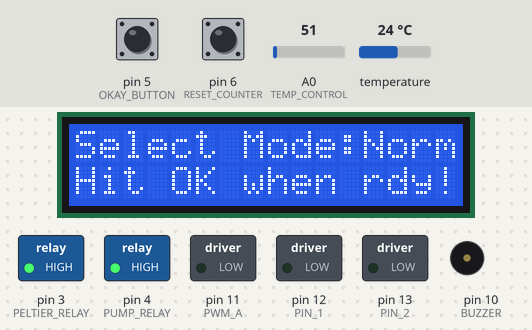
This sketch was run on a simulated Arduino Uno, built with avr-gcc and run on an emulated ATmega328P. On the bench: 16×2 character LCD, switched loads named in the sketch (green lamp = pin HIGH), buzzer (waves = sounding). The inputs (shaded band) are chosen by the test bench; at power-on: pin 5 (OKAY_BUTTON) HIGH, A0 (TEMP_CONTROL) = 51, temperature 24 °C, pin 6 (RESET_COUNTER) LOW. What the sketch prints to the serial monitor is not drawn.

Above: at 3.9 s.
4.0 s: pin 5 (OKAY_BUTTON) pulled LOW for 0.15 s
At 5.0 s:
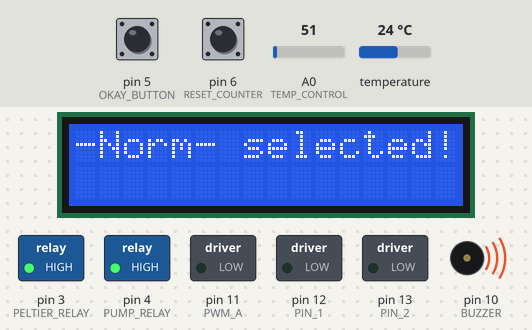
7.1 s: A0 (TEMP_CONTROL) set to 71
At 8.4 s:
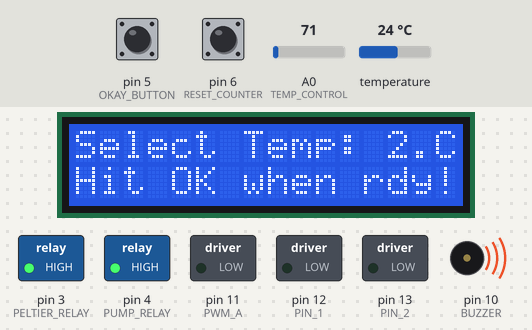
8.7 s: pin 5 (OKAY_BUTTON) pulled LOW for 1 s
At 9.6 s:
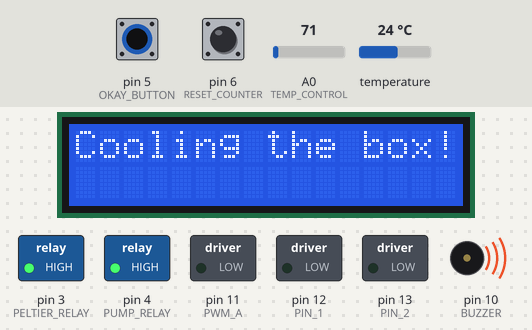
12.7 s: temperature set to 17.6 °C
At 13.8 s:
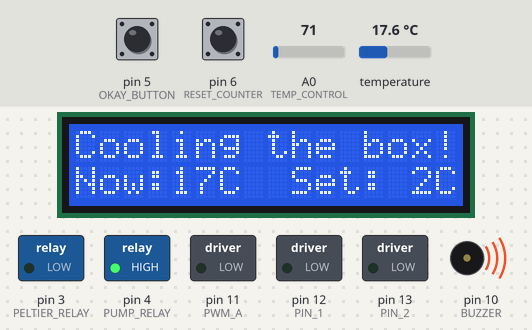
14.6 s: temperature set to 16.5 °C
At 16.5 s:
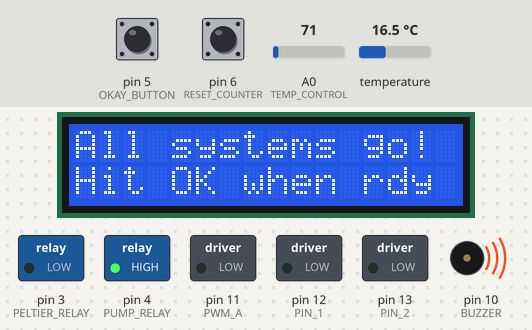
17.4 s: pin 5 (OKAY_BUTTON) pulled LOW for 0.15 s
At 18.3 s:
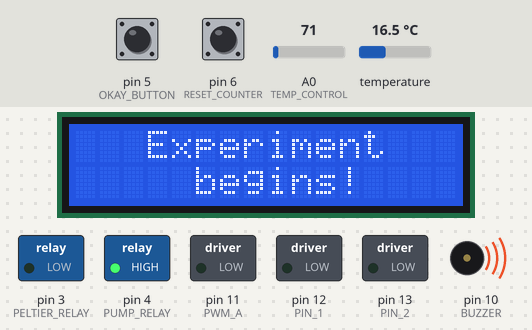
Timing chart, 0 to 20.4 s (numbered marks = the images above; inputs shaded):
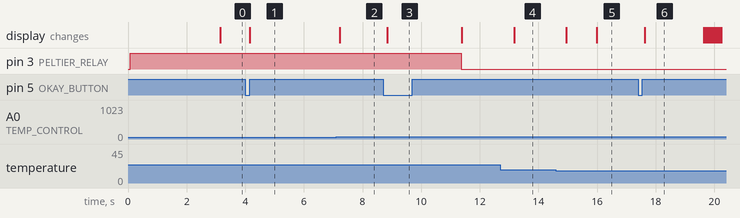

The sketch:

david_FYP_demo.ino
```cpp
/* Arduino DS18B20 temp sensor tutorial
   More info: http://www.ardumotive.com/how-to-use-the-ds18b20-temperature-sensor-en.html
   Date: 19/6/2015 // www.ardumotive.com */


//Include libraries
#include <OneWire.h>
#include <DallasTemperature.h>
#include <LiquidCrystal_I2C.h>


// for LCD display
LiquidCrystal_I2C lcd(0x27, 16, 2); // I2C address 0x27, 16 column and 2 rows

// wiring on arduino
#define ONE_WIRE_BUS 2
#define PELTIER_RELAY 3
#define PUMP_RELAY 4
#define OKAY_BUTTON 5
#define RESET_COUNTER 6
#define TEMP_CONTROL A0
#define PIN_1 12
#define PIN_2 13
#define PWM_A 11
#define IR 7
#define BUZZER 10


float mode_read;
String MODE = "Norm" ; // "Norm": normal mode, sample once over hour.  "3in3": sample 3 times every 3 hours

float temperature_set;
float range = 0.3 ;
float temp_now ;
long sampling_interval ; //3600000; MODIFIED IN select_mode() function

int   PELTIER_STATE = HIGH;
int   SAMPLE_COUNT = 0 ;
volatile int   front = HIGH;
volatile int   back = LOW;


long start ;
long timeleft ;


int button_state = 1;         // current state of the button
int last_button_state = 1;
int OK = 0;
int reset_counter = 0;


// Variables will change:
int TUBE_COUNT = 0;   // counter for the number of button presses
// for IR sensor, "black" is logic 1, white is logic 0
int IR_state = 1;         // current state of the button
int last_IR_state = 1;     // previous state of the button
int last_flakey_state = 1;
unsigned long lastDebounceTime = 0;  // the last time the output pin was toggled
const int DEBOUNCE_DELAY = 10;

//duration to turn on the pump for
int   WASTE = 6000;
int   COLLECT = 3000;
int   MOTOR_SPEED = 125;

// Setup a oneWire instance to communicate with any OneWire devices (not just Maxim/Dallas temperature ICs)
OneWire oneWire(ONE_WIRE_BUS);
// Pass our oneWire reference to Dallas Temperature.
DallasTemperature sensors(&oneWire);

void setup(void)
{
  Serial.println("hi!");
  lcd.init(); // initialize the lcd
  lcd.backlight();

  //setup pins and variables
  Serial.begin(9600); //Begin serial communication
  Serial.println("hi!");
  sensors.begin();
  pinMode(PELTIER_RELAY, OUTPUT) ;
  pinMode(PUMP_RELAY, OUTPUT) ;
  pinMode(TEMP_CONTROL , INPUT );
  pinMode(PIN_1, OUTPUT);
  pinMode(PIN_2, OUTPUT);
  pinMode(PWM_A,OUTPUT);
  pinMode(IR, INPUT);
  pinMode(BUZZER, OUTPUT);

  //ensure everything is turned off before we begin
  digitalWrite(PELTIER_RELAY , PELTIER_STATE);
  digitalWrite( PUMP_RELAY , HIGH);
  analogWrite( BUZZER, 0);

  lcd.setCursor(0,0);
  lcd.print("David's FYP Proj ");
  lcd.setCursor(2,1);
  lcd.print("DEMO TEST");
  delay(3000);

  //choose between Norm and 3in3 using the knob  (turn left for Norm, Right for 3 in 3 ) and hit "ok" to enter the input
  select_mode();

  // User will choose temperature, the system will cool down to selected
  setup_temp() ;
  Serial.println("Set up finish!");

  // wait for user to press "ok" to kick start the whole automation process
  wait_input();
  Serial.println("Set up finish!");
  //start the counting!
  start = millis();
  lcd.clear();
  lcd.setCursor(3,0);
  lcd.print("Experiment");
  lcd.setCursor(5,1);
  lcd.print("begins!");
  delay(2000);
  for (int scroller = 0 ; scroller<17 ; scroller ++){
    lcd.scrollDisplayLeft();
    delay(50);}
  lcd.clear();

  // All set up complete , proceeed to main process loop after this.


}


void loop(void)
{

  // Loop Process 1: check the temperature and decide whether to activate peltier chip or not
  regulate_temp();

  //
  timeleft = sampling_interval - millis() + start;

  lcd.setCursor(0,1);
  lcd.print("Next:");
  lcd.setCursor(5,1);
  if (timeleft/60000<10){lcd.print(String(" ")+String(int(timeleft/60000))+ String("M"));}
  else{lcd.print(String(int(timeleft/60000) ) + String("M"));}
  lcd.setCursor(10,1);
  lcd.print("Cnt:");
  lcd.setCursor(14,1);
  if (SAMPLE_COUNT<10){lcd.print(String(" ")+String(int(SAMPLE_COUNT)));}
  else{lcd.print(String(int(SAMPLE_COUNT)));}


  lcd.setCursor(0,0);
  lcd.print("Now:");
  lcd.setCursor(4,0);
  if (temp_now<10){lcd.print(String(" ")+String(int(temp_now))+ String("C"));}
  else{lcd.print(String(int(temp_now))+ String("C"));}
  lcd.setCursor(9,0);
  lcd.print("Set:");
  lcd.setCursor(13,0);
  if (temperature_set<10){lcd.print(String(" ")+String(int(temperature_set))+ String("C"));}
  else{lcd.print(String(int(temperature_set)) + String("C"));}
  delay(1000);

  if (digitalRead(RESET_COUNTER)==LOW ){
    reset_counter++;
    if (reset_counter>2){
      SAMPLE_COUNT=0;
      reset_counter =0;
      lcd.clear();
      lcd.setCursor(0,0);
      lcd.print("Counter Reset!");
      buzz(1000);

      delay(3000);
      lcd.clear();
      Serial.println("counter reset!");}
    }

  else{
    reset_counter =0;
    }

  if ((timeleft<1)&& (SAMPLE_COUNT <10) ){
    if ((MODE == "Norm" || (MODE=="3in3" && SAMPLE_COUNT<9))){
      Serial.println("FETCH");// call function
      lcd.clear();
      lcd.setCursor(0,0);
      lcd.print("Performing");
      lcd.setCursor(7,1);
      lcd.print("Sampling!");
      SAMPLE_COUNT= SAMPLE_COUNT + 1;
      start= millis();
      fetch();
      lcd.clear();
    }
  }
  //update lcd
  // check if should be counting??? with a switch + pull up / down resistor  : https://circuitdigest.com/tutorial/pull-up-and-pull-down-resistor
  //if it is off then i


  // check if 1 hour is up and sample count below 10
    // if it is then
        // update LCD to  "sampling..."
        // perform sampling

}


void select_mode()
{
  OK = false;
  lcd.clear();
  while (OK == false ){
    mode_read = round( analogRead(TEMP_CONTROL)* (5.0 / 1023.0));
    lcd.setCursor(0, 0);         // move cursor to   (0, 0)

    if (mode_read <2.5){
      MODE = "Norm";
      sampling_interval = 20000; //3600000;
}
    else{
      MODE = "3in3";
      sampling_interval = 3*33000; //3600000;
      }
    lcd.print(String("Select Mode:"+ MODE));
    lcd.setCursor(0, 1);         // move cursor to   (2, 1)
    lcd.print("Hit OK when rdy!"); // print message at (2, 1)

    button_state = digitalRead(OKAY_BUTTON);
    // compare the buttonState to its previous state

    if ( (button_state != last_button_state)&& (button_state == LOW)) {
      OK = true;
      buzz(100);
    }
    last_button_state = button_state;
  }

  lcd.clear();
  lcd.setCursor(0, 0);
  lcd.print(String("-") + MODE + String("- selected!") );
  lcd.print(String("Choose temp next") );
  delay(3000);
  lcd.clear();

}

void setup_temp()
{
  OK = false;
  lcd.clear();
  while (OK == false ){
    temperature_set = round( 5* analogRead(TEMP_CONTROL)* (5.0 / 1023.0));
    lcd.setCursor(0, 0);         // move cursor to   (0, 0)

    if (temperature_set <10){    lcd.print(String("Select Temp: ") + String(int(temperature_set)) + String(".C"));   }
    else{    lcd.print(String("Select Temp:") + String(int(temperature_set)) + String(".C"));   }     // print message at (0, 0)}// print message at (0, 0)}

    lcd.setCursor(0, 1);         // move cursor to   (2, 1)
    lcd.print("Hit OK when rdy!"); // print message at (2, 1)

    button_state = digitalRead(OKAY_BUTTON);
    // compare the buttonState to its previous state

    if ( (button_state != last_button_state)&& (button_state == LOW)) {
      OK = true;
      buzz(100);
    }
    last_button_state = button_state;
  }

  lcd.clear();
  lcd.setCursor(0,0);
  lcd.print("Cooling the box!");
  delay(1000);
  sensors.requestTemperatures();
  temp_now = sensors.getTempCByIndex(0);
  while ( temp_now  -15 >= temperature_set  ){ // REMOVE THE -15 WHEN CHECKING

    sensors.requestTemperatures();
    temp_now = sensors.getTempCByIndex(0);
    // temperature_set = round( 5* analogRead(TEMP_CONTROL)* (5.0 / 1023.0));
    PELTIER_STATE = LOW;
    digitalWrite(PELTIER_RELAY, PELTIER_STATE);
    lcd.setCursor(0,1);
    lcd.print("Now:");
    lcd.setCursor(4,1);

    if (temp_now<10){lcd.print(String(" ")+String(int(temp_now))+ String("C"));}
    else{lcd.print(String(int(temp_now ) ) + String("C"));}
    lcd.setCursor(9,1);
    lcd.print("Set:");
    lcd.setCursor(13,1);
    if (temperature_set<10){lcd.print(String(" ")+String(int(temperature_set))+ String("C"));}
    else{lcd.print(String(int(temperature_set)) + String("C"));}
    delay(1000);
  }
}


// updates set temperature, turn on or off arduino if necessary
void regulate_temp()
{
  //During set up , read for temperature set if there's a change from knob
 //temperature_set =  round(5*analogRead(TEMP_CONTROL)* (5.0 / 1023.0)) ; //read value from potentiometer ,
  sensors.requestTemperatures();
  temp_now = sensors.getTempCByIndex(0);
  //if too hot nad the peltier is off
  if (( temp_now - temperature_set >= range) && ( PELTIER_STATE == HIGH )){
    PELTIER_STATE = LOW;
  };
  // if cold enough
  if (( temperature_set  - temp_now >= range ) && ( PELTIER_STATE == LOW )){
    PELTIER_STATE = HIGH;
  };
    digitalWrite( PELTIER_RELAY , PELTIER_STATE );
}

void wait_input(){
  OK = false;
  button_state = HIGH;
  last_button_state =HIGH;
  lcd.clear();
  lcd.setCursor(0,0);
  lcd.print("All systems go!");
  lcd.setCursor(0,1);
  lcd.print("Hit OK when rdy");
  while (OK == false ){
    regulate_temp();
    button_state = digitalRead(OKAY_BUTTON);
    // compare the buttonState to its previous state

    if ( (button_state != last_button_state)&& (button_state == LOW)) {
      OK = true;
      buzz(100);
    }
    last_button_state = button_state;
  }
  }

void fetch()
{
  // position zero at waste always

  // turn on relay to waste
  digitalWrite(PUMP_RELAY ,LOW);
  delay(WASTE);
  // cut off relay
  digitalWrite(PUMP_RELAY, HIGH);

  move(front, SAMPLE_COUNT );
  delay(1000);
  digitalWrite(PUMP_RELAY ,LOW);
  delay(COLLECT);
  digitalWrite(PUMP_RELAY, HIGH);
  delay(1000);

 if ((MODE == "3in3" ) && (SAMPLE_COUNT < 10)){
  for (int scroller = 0 ; scroller<2 ; scroller ++){
    move(front, 1 );
    delay(1000);
    digitalWrite(PUMP_RELAY ,LOW);
    delay(COLLECT);
    digitalWrite(PUMP_RELAY, HIGH);
    delay(1000);
    }
  SAMPLE_COUNT  +=2;
  }

  move(back, SAMPLE_COUNT);
  delay(2000);

}

void move(int directionz , int steps){
  //set direction
  if (directionz == front){
    digitalWrite(PIN_1, LOW);
    digitalWrite(PIN_2, HIGH);
    }
  else {
    digitalWrite(PIN_1, HIGH);
    digitalWrite(PIN_2, LOW);  }

  //reset tubecount
  TUBE_COUNT = 0;
  last_IR_state = digitalRead(IR);
    if (last_IR_state== LOW){
    TUBE_COUNT--;
    }

  //kickstart the motor
  Serial.println("Moving Motor!");
  Serial.print("TUBE_COUNT: ");
  Serial.println(TUBE_COUNT);
  analogWrite(PWM_A, 70);

  while ( steps > TUBE_COUNT ){
    IR_state = digitalRead(IR);
    if (IR_state != last_IR_state){
      if (IR_state== HIGH){
        TUBE_COUNT ++;
        Serial.print("ON :");
        Serial.println(TUBE_COUNT);
        }
       else{Serial.print("OFF");}
      delay(30);
    last_IR_state = IR_state;
    analogWrite(PWM_A,70);
    }
  }
  //cut immediately once SAMPLE_COUNT = TUBE_COUNT
  digitalWrite(PIN_1, LOW);
  digitalWrite(PIN_2, LOW);
   analogWrite(PWM_A,0);


  }

  void buzz(int duration)
  {analogWrite(BUZZER, 200);
  delay(duration);
  analogWrite(BUZZER,0);
    }
```

Measured:
- the behaviour switches between 17 and 16.9 °C on temperature (found by bisection; images 4 and 5)
- after the input at 4.0 s, tone on pin 10 (BUZZER): silent → 490 Hz at once; the display: changes after 0.15 s (image 1)
- after the input at 7.1 s, the display: changes after 0.12 s (image 2)
- after the input at 8.7 s, pin 3 (PELTIER_RELAY): HIGH → LOW after 2.7 s; the display: changes after 0.15 s (image 3)
- after the input at 12.7 s, the display: changes after 0.47 s (image 4)
- after the input at 14.6 s, the display: first changes after 0.35 s (image 5 shows a later state)
- after the input at 17.4 s, the display: changes after 0.23 s (image 6)
